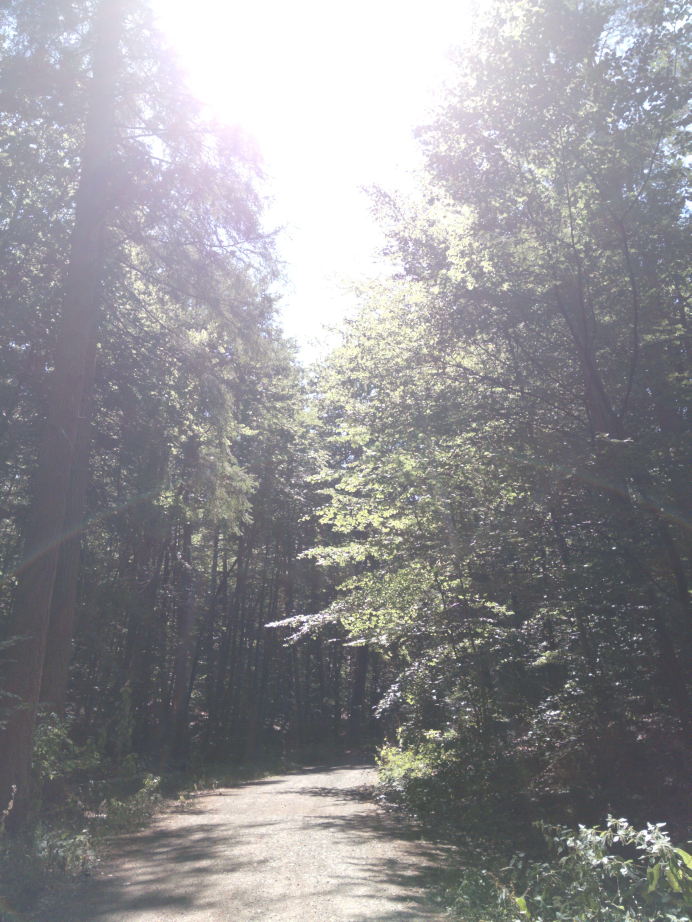
#> input picture classical_methods/Test_images/overexposed_RGB.JPG, 3456 x 4608 px, found by its file name (shown at 1/5 size)
$ python point_matching.py
#> lines starting #> are read from the running program, lines starting #| are printed output that depends on the picture; long printed decimals are rounded
import cv2
import numpy as np
from matplotlib import pyplot as plt
from skimage.metrics import structural_similarity as ssim, mean_squared_error, peak_signal_noise_ratio, normalized_mutual_information
from scipy.stats import entropy

rgb_path = "/home/krangana/2_Codes/1_Traditional_methods/Test_images/overexposed_RGB.JPG"
nir_path = "/home/krangana/2_Codes/1_Traditional_methods/Test_images/overexposed_NIR.jpg"

# [4 lines of commented-out code are left out]
rgb_img = cv2.imread(rgb_path)
#> rgb_img is the input picture: shape (4608, 3456, 3); mean B, G, R 148.1, 145.1, 145.8
nir_img = cv2.imread(nir_path)
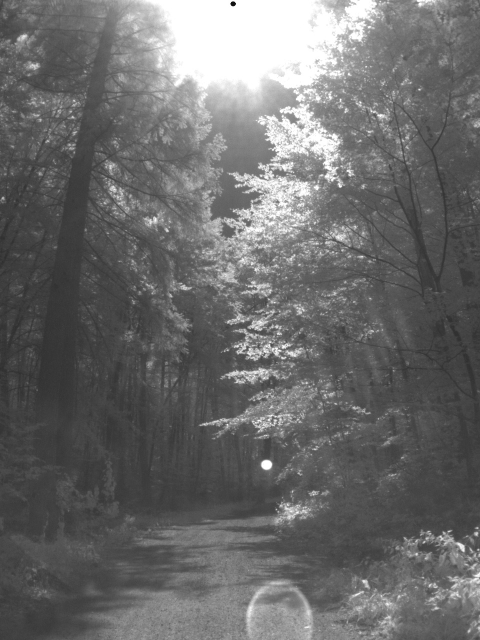
#> input picture classical_methods/Test_images/overexposed_NIR.jpg, 960 x 1280 px, found by its file name (shown at 1/2 size)
#> nir_img is the input picture: shape (1280, 960, 3); min 11, max 255, mean 107.1
#img1 = cv2.cvtColor(im1, cv2.COLOR_BGR2GRAY)
rgb_gray = cv2.cvtColor(rgb_img, cv2.COLOR_BGR2GRAY)
rgb_gray = cv2.resize(rgb_gray, (960, 1280), interpolation= cv2.INTER_LINEAR)
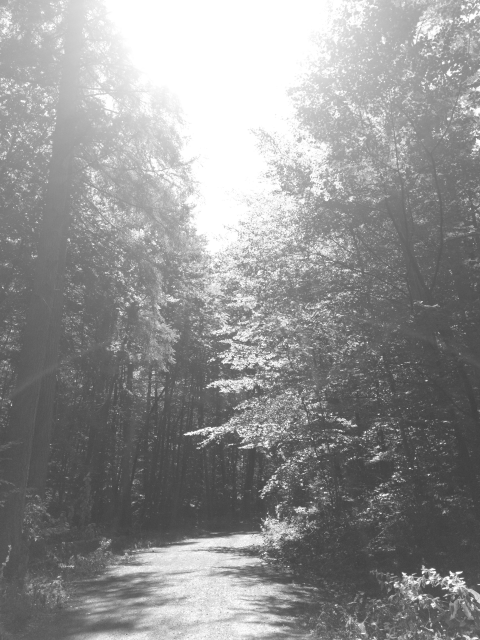
#> rgb_gray: shape (1280, 960) (shown at 1/2 size); min 58, max 255, mean 145.6
nir_gray = cv2.cvtColor(nir_img, cv2.COLOR_BGR2GRAY)

# Increase brightness of the NIR image
def increase_brightness(image, alpha=1.0, beta=20):
    return cv2.convertScaleAbs(image, alpha=alpha, beta=beta)

# nir_image_bright = increase_brightness(nir_image, alpha=2.0, beta=160)
nir_gray = increase_brightness(nir_gray, alpha=1.0, beta=80)
#> in increase_brightness, `return cv2.convertScaleAbs(image, alpha=alpha, beta=beta)`:
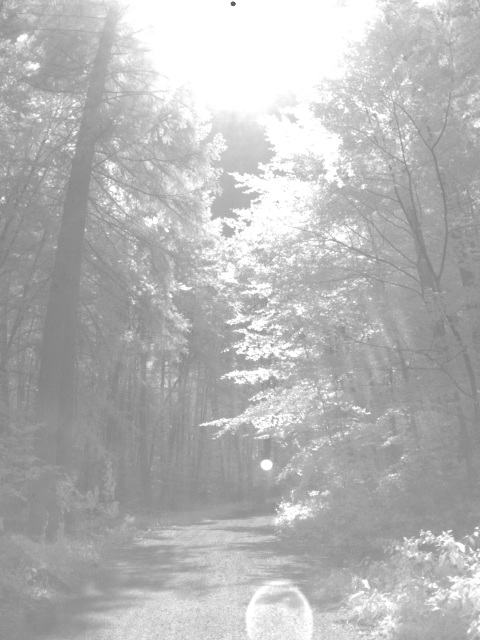
#> returned value: shape (1280, 960) (shown at 1/2 size); min 91, max 255, mean 181.6
# Initiate ORB detector
orb = cv2.ORB_create(50)  #Registration works with at least 50 points

# find the keypoints and descriptors with orb
kp1, des1 = orb.detectAndCompute(rgb_gray, None)  #kp1 --> list of keypoints
#> kp1 = 50 keypoints; strongest (x, y, size): (845, 1146, 31), (730, 864, 31), (690, 883, 31), (603, 959, 31)
kp2, des2 = orb.detectAndCompute(nir_gray, None)
#> kp2 = 50 keypoints; strongest (x, y, size): (552, 1018, 31), (496, 654, 37.2), (498, 655, 53.6), (456, 701, 31)
#Brute-Force matcher takes the descriptor of one feature in first set and is
#matched with all other features in second set using some distance calculation.
# create Matcher object

matcher = cv2.DescriptorMatcher_create(cv2.DESCRIPTOR_MATCHER_BRUTEFORCE_HAMMING)
# Match descriptors.
matches = matcher.match(des1, des2, None)  #Creates a list of all matches, just like keypoints
#> matches = 50 matches
# Sort them in the order of their distance.
matches = sorted(matches, key = lambda x:x.distance)
matched_img = cv2.drawMatches(rgb_gray,kp1, nir_gray, kp2, matches[:10], None)
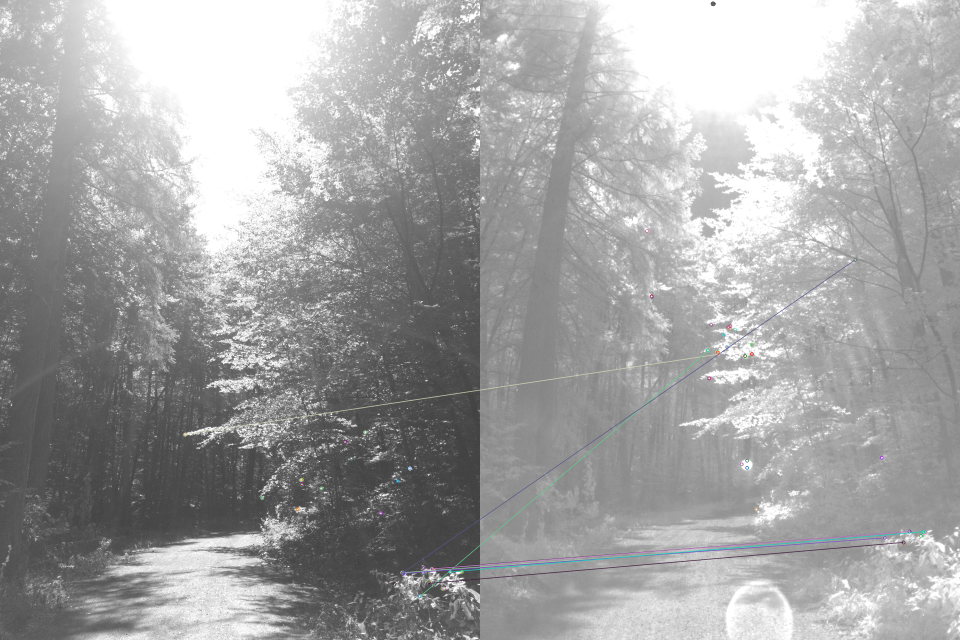
#> matched_img: shape (1280, 1920, 3) (shown at 1/2 size); mean of channels 0, 1, 2 163.6, 163.5, 163.4; drawn as B, G, R

#cv2_imshow(matched_img)
#cv2.waitKey(0)

plt.imshow(matched_img)
plt.axis("off")
plt.show()
points1 = np.zeros((len(matches), 2), dtype=np.float32)  #Prints empty array of size equal to (matches, 2)
#> points1 = 50 pairs, first value 0 to 0, second value 0 to 0
points2 = np.zeros((len(matches), 2), dtype=np.float32)
#> points2 = 50 pairs, first value 0 to 0, second value 0 to 0
for i, match in enumerate(matches):
   points1[i, :] = kp1[match.queryIdx].pt    #gives index of the descriptor in the list of query descriptors
   points2[i, :] = kp2[match.trainIdx].pt    #gives index of the descriptor in the list of train descriptors
#> this loop made 50 passes
#> after the loop, points1 = 50 pairs, first value 369.8 to 924, second value 864 to 1192.3; points2 = 50 pairs, first value 333.5 to 887.5, second value 461.4 to 1086
h, mask = cv2.findHomography(points1, points2, cv2.RANSAC)
#> h = [[0.115, -0.562, 474.9], [0.172, -0.836, 706.5], [0.000244, -0.00118, 1]]; mask = 50 values, max 1 at index 2, min 0 at index 0, mean 0.2
height, width = rgb_gray.shape
#> height = 1280; width = 960
reg_img = cv2.warpPerspective(rgb_gray, h, (width, height))  #Applies a perspective transformation to an image.
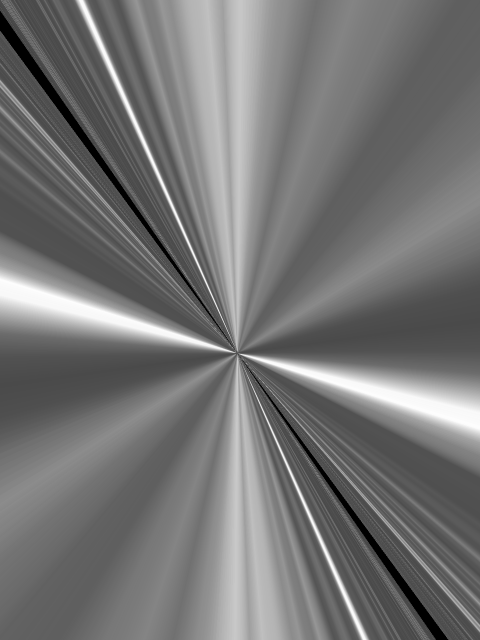
#> reg_img: shape (1280, 960) (shown at 1/2 size); min 0, max 253, mean 116.6
print("Estimated homography : \n",  h)
#| Estimated homography :
#|  [[ 1.15455199e-01 -5.61981643e-01  4.74936325e+02]
#|  [ 1.71798821e-01 -8.36068217e-01  7.06541839e+02]
#|  [ 2.43940035e-04 -1.18381600e-03  1.00000000e+00]]

#NCC
def normalized_cross_correlation(img1, img2):
    # Normalize images
    img1_norm = (img1 - np.mean(img1)) / np.std(img1)
    img2_norm = (img2 - np.mean(img2)) / np.std(img2)

    # Compute cross-correlation
    cross_corr = np.correlate(img1_norm.flatten(), img2_norm.flatten(), mode='valid')

    # Normalize cross-correlation
    ncc = cross_corr / (np.linalg.norm(img1_norm) * np.linalg.norm(img2_norm))

    return ncc

# [6 lines of commented-out code are left out]

plt.imshow(reg_img)
plt.axis("off")
plt.show()

# Compute comparison metrics
mse_val = mean_squared_error(reg_img, nir_gray)
#> mse_val = 6495.2
psnr_val = peak_signal_noise_ratio(reg_img, nir_gray)
#> psnr_val = 10
ssim_val = ssim(reg_img, nir_gray, channel_axis=0)
#> ssim_val = 0.525
ncc_val = normalized_cross_correlation(reg_img, nir_gray)
#> in normalized_cross_correlation, `img2_norm = (img2 - np.mean(img2)) / np.std(img2)`:
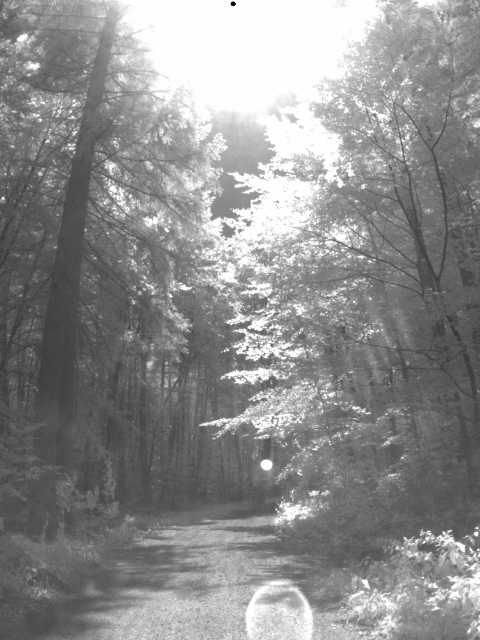
#> img2_norm: shape (1280, 960) float64 (shown at 1/2 size); min -2.5, max 2.03, mean 1.57e-16; drawn with min black and max white
#> in normalized_cross_correlation, `cross_corr = np.correlate(img1_norm.flatten(), img2_norm.flatten(), mo..`: cross_corr = [263049.8]
#> in normalized_cross_correlation, `ncc = cross_corr / (np.linalg.norm(img1_norm) * np.linalg.norm(img2_no..`: ncc = [0.214]
#> ncc_val = [0.214]
mutual_info = entropy(reg_img, nir_gray)
#> mutual_info = 960 values, max 0.106 at index 67, min 0.0158 at index 480, mean 0.0617
mi = normalized_mutual_information(reg_img.ravel(), nir_gray.ravel())
#> mi = 1.02
dice_coeff = 2 * np.sum(reg_img * nir_gray) / (np.sum(nir_gray) + np.sum(nir_gray))
#> dice_coeff = 0.674

# Display the results
print(f"SSIM: {ssim_val}")
#| SSIM: 0.5254
print(f"Mutual Information: {mi}")
#| Mutual Information: 1.018
print(f"Normalized Cross-Correlation (NCC): {ncc_val}")
#| Normalized Cross-Correlation (NCC): [0.2141]
print(f"MSE: {mse_val}")
#| MSE: 6495.228
print(f"PSNR: {psnr_val} dB")
#| PSNR: 10.005 dB
print(f"Dice Coefficient: {dice_coeff}")
#| Dice Coefficient: 0.6743
